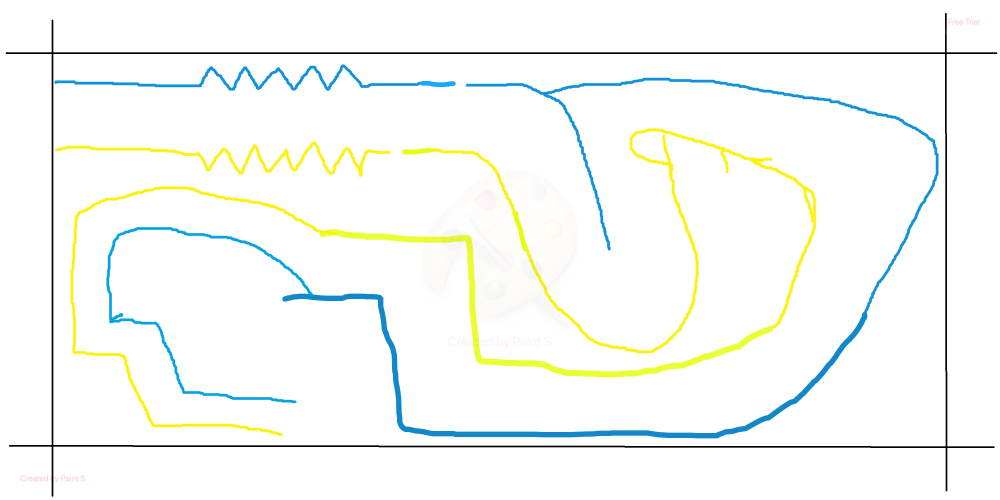
#> input picture simulation_image_input/fullScaleGlare_215_351_0.jpg, 3000 x 1500 px (shown at 1/3 size)
$ python mapSimulation.py
#> lines starting #> are read from the running program, lines starting #| are printed output that depends on the picture
### simAlgorithm.py
"""running simAlgorithm runs the main(), which is different to the main() in mapSimulation.py
mapSimulation.py's main() is typically used and is the actual simulator
simAlgorithm.py's main() is used for debugging and code development.
"""

import cv2 as cv
#from cv2 import aruco
import numpy as np
import sys
import matplotlib.pyplot as plt
import scipy as scipy
import time

np.set_printoptions(threshold=sys.maxsize)

EACH_STEP = True # This value is set in mapSimulation.py and used for debugging
def set_EACH_STEP(value:bool):
    global EACH_STEP
    EACH_STEP = value
    print("Enter/exit debug mode. EACH_STEP: ", EACH_STEP)

class TrackObject(object):
    #to select pixels of certain colour from a picture
    LOWER = 0
    UPPER = 1
    YELLOW_HSV = np.array([[20, 40, 70], [40, 255, 255]])
    BLUE_HSV = np.array([[100, 70, 80], [130, 255, 255]])

    #for debugging to annotate the track
    GREEN = (0, 255, 0)  # in BGR
    BLACK = (0, 0, 0)
    RED = (0, 0, 255)

    #index of array to select the type of track object
    LEFTTRACK = 0 #yellow
    RIGHTTRACK = 1 #blue
    OBSTACLE = 2 #purple
    CAR = 3 #red

    LIST_OF_TYPES = [LEFTTRACK, RIGHTTRACK]
    NUM_TYPES = len(LIST_OF_TYPES)

    colourBounds = {
        LEFTTRACK: BLUE_HSV,
        RIGHTTRACK: YELLOW_HSV,
    }

class Car(object):
    #maintain gap algorithm parameters
    # prevIsLeft = False
    state = "FOLLOW" #"TURN RIGHT", "TURN LEFT", "DRIVE STRAIGHT (LEFT)", "DRIVE STRAIGHT (RIGHT)"
    OPTIMAL_SIDE_DISTANCE = 40
    SEGMENT_SIZE = 5 #be a factor of 180

    WINDOW_HEIGHT = 240
    WINDOW_WIDTH = 200
    MAX_Y = round(WINDOW_HEIGHT / 2)
    MAX_X = round(WINDOW_WIDTH / 2)
    MAX_RANGE = np.sqrt(MAX_X**2 + MAX_Y**2)

obj = TrackObject()
car = Car()

# [7 lines left out: function points_from_canny, not called in this run]

def points_from_contour(mask):
    """turns a line into contour/outline points
    This is an alternative method to points_from_skeleton()
    """
    contours, hierarchy = cv.findContours(mask, cv.RETR_EXTERNAL, cv.CHAIN_APPROX_SIMPLE)
    # cv.drawContours(frame, contours, -1, (255, 0, 0), 3)

    contourArray = np.zeros((0, 2)) #just an empty array
    for c in contours:
        if cv.contourArea(c) > 100: #finds only the contours which are large (noise rejection)
            contourArray = np.concatenate((contourArray, np.squeeze(c)))

    # print("length of contourArray: ", len(contourArray))
    return contourArray[::, 0], contourArray[::, 1]

def blur_n_mask(frame, bounds):
    frame = cv.blur(frame, (6,6)) #to fill in small gaps/imperfections in the image
    hsv = cv.cvtColor(frame, cv.COLOR_BGR2HSV)
    mask = cv.inRange(hsv, bounds[obj.LOWER], bounds[obj.UPPER])
    if EACH_STEP:
        # cv.imshow("mask, with bounds: " + str(bounds), mask)
        dummy = 0
    return mask

def split_into_two_cameras(frame):
    cropMask = np.zeros_like(frame)

    # rejects anypoints behind the car, since our car cannot see what is behind it
    height_cutoff = frame.shape[0] // 2
    cropMask[ :height_cutoff, :] = [255, 255, 255]
    cropMask[height_cutoff: , :] = [0, 0, 0]
    frontFrame = cv.bitwise_and(frame, cropMask)

    # splitting the image into left and right halves, to simulate that we have two cameras
    width_cutoff = frame.shape[1] // 2
    cropMask[ : , :width_cutoff] = [255, 255, 255]
    cropMask[ : , width_cutoff:] = [0, 0, 0]
    leftFrame = cv.bitwise_and(frontFrame, cropMask)
    cropMask[ :, :width_cutoff] = [0, 0, 0]
    cropMask[ :, width_cutoff:] = [255, 255, 255]
    rightFrame = cv.bitwise_and(frontFrame, cropMask)

    return leftFrame, rightFrame

def send_to_camera(frame, stepNum):
    leftFrame, rightFrame = split_into_two_cameras(frame)
    # cv.imshow('leftFrame', leftFrame)
    # cv.imshow('rightFrame', rightFrame)
    if EACH_STEP:
        # cv.imshow("left half pic" + str(stepNum), leftFrame)
        dummy = 0 #just a filler

    #initialising some numpy arrays. See explanation for how to use the variables in the documentation under the first heading
    leftX = np.zeros(obj.NUM_TYPES, dtype=np.ndarray)
    rightX = np.zeros(obj.NUM_TYPES, dtype=np.ndarray)
    leftY = np.zeros(obj.NUM_TYPES, dtype=np.ndarray)
    rightY = np.zeros(obj.NUM_TYPES, dtype=np.ndarray)

    for objType in obj.LIST_OF_TYPES:
        bounds = obj.colourBounds[objType]
        leftMask = blur_n_mask(leftFrame, bounds)
        rightMask = blur_n_mask(rightFrame, bounds)
        # express objects in picture into points with x,y coordinates
        leftX[objType], leftY[objType] = points_from_contour(leftMask)
        rightX[objType], rightY[objType] = points_from_contour(rightMask)

        # leftX[objType], leftY[objType] = points_from_canny(leftMask)
        # rightX[objType], rightY[objType] = points_from_canny(rightMask)

    return leftX, leftY, rightX, rightY

def SIM_get_target_position(frame, stepNum):
    # express objects in picture into points with x,y coordinates
    leftX, leftY, rightX, rightY = send_to_camera(frame, stepNum)

    # algorithm for processing coordinate. MOST of the code development is with the function below
    # targetX, targetY = quick_path_search(frame, stepNum, leftX[obj.LEFTTRACK], leftY[obj.LEFTTRACK], rightX[obj.RIGHTTRACK], rightY[obj.RIGHTTRACK])
    targetX, targetY = quick_path_search(frame, stepNum, leftX, leftY, rightX, rightY)

    #displays the  targetX, targetY in the car's frame
    if EACH_STEP:
        # correct for the offset, so the origin at the top left of the image
        (width, height) = (frame.shape[1], frame.shape[0])
        picTargetX = targetX + width / 2
        picTargetY = targetY + height / 2

        debugCroppedFrame = frame.copy() #do NOT annote on frame, which is reserved for analysis
        cv.circle(debugCroppedFrame, (round(picTargetX), round(picTargetY)), 7, obj.GREEN, -1)
        #to see which side is seen by the left camera, and which by the right camera:
        cv.line(debugCroppedFrame, (round(width / 2), 0), (round(width / 2), height), obj.RED, 1)
        cv.imshow("cropped pic" + str(stepNum), debugCroppedFrame)

    return targetX, targetY

def quick_path_search(frame, stepNum, leftX, leftY, rightX, rightY):
    '''
    This looks the point with the greatest y value from the left and the right cameras, then averages their positions to find a midpoint
    '''
    # the following if statement tells it to got straight if it can't find any points. probably not ideal.
    #if leftPoints[0] == [] and rightPoints[0] == []:
    #    return 0,0
    leftPoints = [(leftX[obj.LEFTTRACK] - car.MAX_X).tolist(), (leftY[obj.LEFTTRACK] - car.MAX_Y).tolist()]
    rightPoints = [(rightX[obj.RIGHTTRACK] - car.MAX_X).tolist(), (rightY[obj.RIGHTTRACK] - car.MAX_Y).tolist()]

    if leftPoints[0] == [] and rightPoints[0] == []: #if there is no data
        furthestPointX = 2
        furthestPointY = -10
    elif len(leftPoints[0]) < len(rightPoints[0]): #if there is more data on the right than on the left
        #use right data
        furthestPointX = min(rightPoints[0])
        furthestPointY = rightPoints[1][rightPoints[0].index(furthestPointX)]
        furthestPointX -= 40
    else:
        #use left data
        furthestPointX = max(leftPoints[0])
        furthestPointY = leftPoints[1][leftPoints[0].index(furthestPointX)]
        furthestPointX += 40

    # simulator adjustments (separate from the algorithm)
    normalise = np.sqrt(furthestPointX**2 + furthestPointY**2)
    if furthestPointY == 0:
        angle = np.rad2deg(np.arctan2(-0.01, furthestPointX))
    else:
        angle = np.rad2deg(np.arctan2(furthestPointY, furthestPointX))
    STEP_SIZE = 30
    if normalise == 0:
        normalisedX = 0
        normalisedY = -3
        if EACH_STEP:
            print("very little progress at StepNum: ", stepNum)
    elif angle > -45:
        normalisedX = STEP_SIZE * np.cos(np.deg2rad(-45))
        normalisedY = STEP_SIZE * np.sin(np.deg2rad(-45))
        if EACH_STEP:
            print("capped to -45 degrees turn at StepNum: ", stepNum)
    elif angle < -135:
        normalisedX = STEP_SIZE * np.cos(np.deg2rad(-135))
        normalisedY = STEP_SIZE * np.sin(np.deg2rad(-135))
        if EACH_STEP:
            print("capped to -135 degrees turn at StepNum: ", stepNum)
    else:
        normalisedX = round(furthestPointX / normalise * STEP_SIZE)
        normalisedY = round(furthestPointY / normalise * STEP_SIZE)


    # for debugging and graphical display
    if EACH_STEP:
        plt.suptitle("At stepNum: " + str(stepNum))
        #displays the rectangular coordinates
        plt.scatter(leftPoints[0], leftPoints[1], label = "leftTrack", color = "blue")
        plt.scatter(rightPoints[0], rightPoints[1], label = "rightTrack", color = "yellow")
        plt.scatter(normalisedX, normalisedY, label="target")
        plt.scatter(furthestPointX, furthestPointY, label="furthest (X, Y)")
        plt.xlabel('x (px)')
        plt.ylabel('y (px)')
        plt.axis('scaled')
        plt.legend()
        plt.show()
    return normalisedX, normalisedY

########################################
"""running simAlgorithm runs the main(), which is different to the main() in mapSimulation.py
mapSimulation.py's main() is typically used and is the actual simulator
simAlgorithm.py's main() is used for debugging and code development.
"""
def main():
    print("please run the code in mapSimulation.py")

# [2 lines that do not run on import are left out]

### mapSimulation.py
"""IMPORTANT INFORMATION
In the ./documentation folder, there is a manual for this simulator (mapSimulation manual.pdf).
You may find it helpful.

To run this code correctly, mapSimulation.py must be in the current directory, since I (Jack) used
a relative file path for cv.imread() and included libraries as packages

The input images are stored in the simulation_img. These images made using MS paint, look at
the examples in the folder.
"""

import cv2 as cv

# from cv2 import aruco
import numpy as np
import sys
import matplotlib.pyplot as plt
from scipy import stats
import time

import simAlgorithm

EACH_STEP = False # set to true for debugging, it shows images from each cycle/step of simulation

GREEN = (0, 255, 0)  # in BGR
BLUE = (255, 0, 0)
BLACK = (0, 0, 0)
WINDOW_HEIGHT = 240
WINDOW_WIDTH = 200
# length of window. Window is the square section of the map that the car sees,
# since it cannot see the entire map at once.
WINDOW_DIAGONAL = (int)(np.sqrt(WINDOW_HEIGHT**2 + WINDOW_WIDTH**2) + 1)


def crop_image(frame, newDimension, origin=None):
    """crops an image

        Args:
        frame (np.array): typically the return value of cv.imread()
        newDimension (tuple): (height, width) coordinates
        origin (tuple, optional): centre of the cropped image as (x,y) coordinates

     Returns:
        np.array: cropped image
    """
    height, width = newDimension
    halfHeight, halfWidth = (height / 2, width / 2)
    if origin == None:
        oldHeight, oldWidth = frame.shape[:2]
        (x, y) = (oldWidth / 2, oldHeight / 2)
    else:
        (x, y) = origin
    return frame[int(y - halfHeight) : int(y + halfHeight), int(x - halfWidth) : int(x + halfWidth)]

def rotate_image(frame, angle):
    # rotate image
    height, width = frame.shape[:2]
    center = (width / 2, height / 2)
    matrix = cv.getRotationMatrix2D(center, angle, 1)
    rotatedImage = cv.warpAffine(frame, matrix, (width, height))
    return crop_image(rotatedImage, (WINDOW_HEIGHT, WINDOW_WIDTH))  # crop it to a square

def homogenous_frame_transform(inputX, inputY, dx, dy, theta):
    #you can Google homogenous_frame_transform, if you don't know what it is.
    #it is used to change from one coordinate system to another

    rad = np.deg2rad(theta)
    mapToCarM = np.array([[np.cos(rad), -np.sin(rad), dx],
                        [np.sin(rad), np.cos(rad), dy],
                        [0, 0, 1]])
    carCoordinate = np.zeros((3, 1))
    P = np.array([[inputX,], [inputY,], [1,]])
    carCoordinate = np.matmul(mapToCarM, P)
    return float(carCoordinate[0]), float(carCoordinate[1])

def car_to_map_frame(carX, carY, dx, dy, theta):
    # changes from the car's to map's coordinate frames
    # rotate
    rotX, rotY = homogenous_frame_transform(carX, carY, 0, 0, theta)
    # translate
    finalX, finalY = homogenous_frame_transform(rotX, rotY, dx, dy, 0)
    return finalX, finalY

def set_bounded_value(value, aMin, aMax):
    if value > aMax:
        return aMax
    if value < aMin:
        return aMin
    else:
        return value

class MapSimulation:
    def __init__(self, imageName, x:int=None, y:int=None, heading:int=None):
        (self.x, self.y, self.heading) = (x, y, heading)
        self.check_init_conditions(imageName)
        self.frame = cv.imread("./simulation_image_input/" + imageName)
        self.displayFrame = self.frame.copy() #frame is used for CV analysis.
        # displayFrame is used for display, and is annotated on. The visual annotation interferes with analysis.
        # Thus, we have separate frames for display and analysis
        cv.circle(self.displayFrame, (self.x, self.y), 7, BLACK, -1)

    def isInteger(self, string):
        if string[0] == '-': #if a negative number
            return string[1:].isdigit()
        else:
            return string.isdigit()

    def check_init_conditions(self, imageName):
        splited = imageName.split(".") #removes the .jpg
        splited = splited[0].split("_")
        if len(splited) >= 4:
            if self.isInteger(splited[-3]) and self.x == None:
                self.x = int(splited[-3])
            if self.isInteger(splited[-2]) and self.y == None:
                self.y = int(splited[-2])
            if self.isInteger(splited[-1]) and self.heading == None:
                self.heading = int(splited[-1])
        else:
            if type(self.x) == None or self.y == None or self.heading == None:
                print("ERROR: Image name: ", imageName, " is not valid, it needs to be include \
                    the initial conditions in the form: <filename>_<x>_<y>_<heading>.jpg")

    def next_point(self, stepNum):
        x = self.x
        y = self.y

        # crop image
        cropped = crop_image(self.frame, (WINDOW_DIAGONAL, WINDOW_DIAGONAL), origin=(x, y))
        # rotate image
        rotated = rotate_image(cropped, 90 + self.heading)

        carX, carY = simAlgorithm.SIM_get_target_position(rotated, stepNum)
        newX, newY = car_to_map_frame(carX, carY, x, y, 90 + self.heading)

        self.heading = float(np.rad2deg(np.arctan2(newY - self.y, newX - self.x)))
        newX, newY = self.check_bounds(newX, newY) #to make sure the car does not go off the map

        #displays the new position of the car
        cv.line(self.displayFrame, (round(x), round(y)), (round(newX), round(newY)), GREEN, 3)
        if stepNum % 10 == 0:
            circleColour = BLUE
            org = round(newX), round(newY + 3)
            cv.putText(self.displayFrame, str(stepNum), org, cv.FONT_HERSHEY_SIMPLEX, 1, BLUE, 2, cv.LINE_AA)
        else:
            circleColour = GREEN
        cv.circle(self.displayFrame, (round(newX), round(newY)), 7, circleColour, -1)

        (self.x, self.y) = (newX, newY)
        if EACH_STEP:
            print("StepNum: ", stepNum, " carX, Y: ",  carX, carY)
            print("heading: ", round(self.heading), "(x, y): ", self.x, self.y)

    def check_bounds(self, x, y):
        """It checks if the point is out of bounds. If yes, it corrects for it.
        There needs to be sufficient space for the WINDOW_DIAGONAL
        The black lines on the ./simulation_image_input/yellowMapInit.jpg marks the bounds
        """
        height, width = self.frame.shape[:2]
        boundedY = set_bounded_value(y, WINDOW_DIAGONAL / 2, height - WINDOW_DIAGONAL / 2)
        boundedX = set_bounded_value(x, WINDOW_DIAGONAL / 2, width - WINDOW_DIAGONAL / 2)
        if (boundedX != x or boundedY != y):
            print("going out of bounds!!")
        return float(boundedX), float(boundedY)

    def show_result(self):
        resized = cv.resize(self.displayFrame, (1200, 600))
        cv.imshow("displayFrame", resized)


def main():
    global EACH_STEP
    simAlgorithm.set_EACH_STEP(EACH_STEP)
    imageName = "fullScaleGlare_215_351_0.jpg"
    # sim = MapSimulation(imageName, x=1999, y=275, heading=45)
    # sim = MapSimulation(imageName, x=215, y=370, heading=20)
    sim = MapSimulation(imageName)
#> in __init__, self.frame is the input picture: shape (1500, 3000, 3); mean B, G, R 246.7, 250, 247.5

    prevTime = time.time() #for measuring processing time of the algorithm.
    # cv.imshow() and plt.show() add lag
    savedEACH_STEP = EACH_STEP
    for stepNum in range(5 if savedEACH_STEP else 270):
        if stepNum == -1: #switch to bebug mode. -1 to turn this off
            EACH_STEP = True
            simAlgorithm.set_EACH_STEP(True)
            prevTime = time.time()
        sim.next_point(stepNum)
        if EACH_STEP:
            sim.show_result()
            print("time to complete cycle: ", time.time() - prevTime)
            prevTime = time.time()
#> this loop made 270 passes
#> pass 1, in next_point, `cropped = crop_image(self.frame, (WINDOW_DIAGONAL, WINDOW_DIAGONAL), o..`:
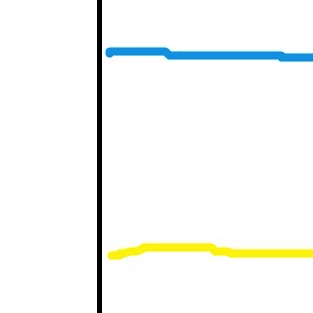
#> cropped: shape (313, 313, 3); mean B, G, R 245.8, 248.7, 246.5
#> pass 1, in rotate_image, `rotatedImage = cv.warpAffine(frame, matrix, (width, height))`:
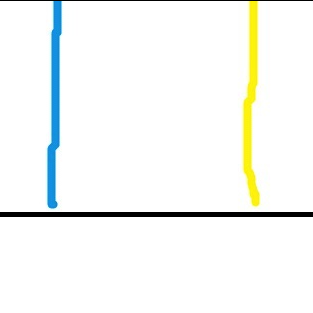
#> rotatedImage: shape (313, 313, 3); mean B, G, R 245, 247.8, 245.7
#> pass 1, in next_point, `rotated = rotate_image(cropped, 90 + self.heading)`:
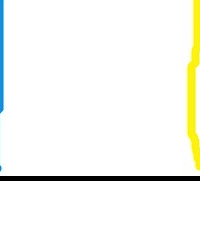
#> rotated: shape (240, 200, 3); mean B, G, R 242.6, 248.3, 247.4
#> pass 1, in split_into_two_cameras, `frontFrame = cv.bitwise_and(frame, cropMask)`:
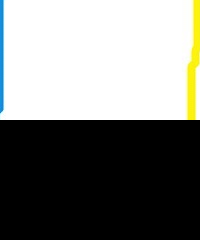
#> frontFrame: shape (240, 200, 3); mean B, G, R 122.3, 126.3, 125.4

    sim.show_result()
#> in show_result, `resized = cv.resize(self.displayFrame, (1200, 600))`:
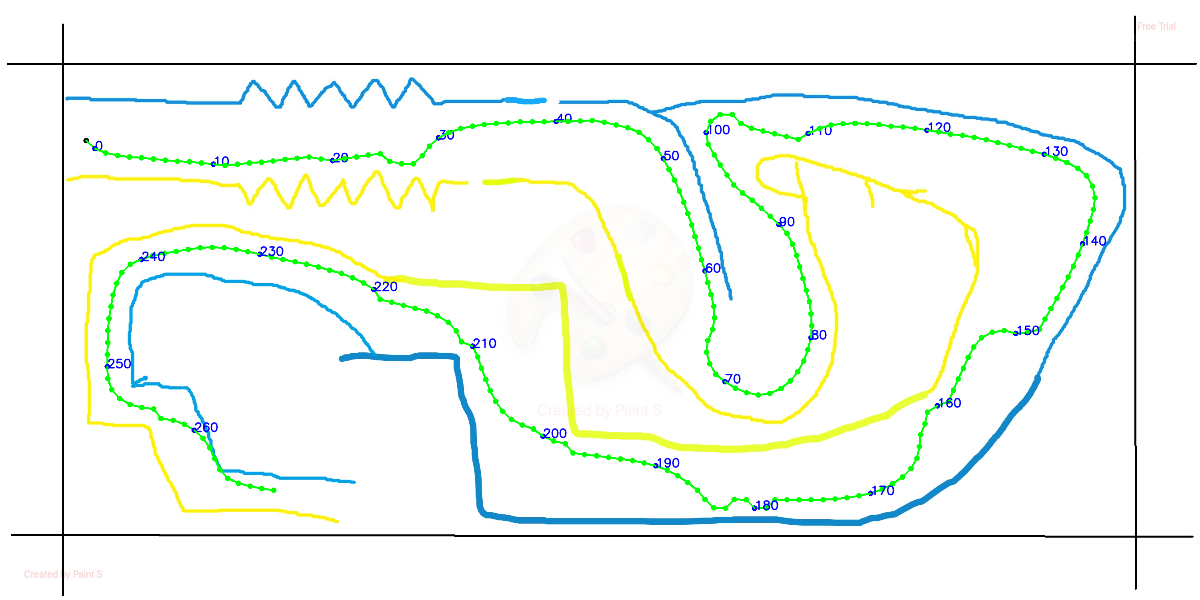
#> resized: shape (600, 1200, 3); mean B, G, R 243.4, 249.2, 243.4
#> in show_result, `resized = cv.resize(self.displayFrame, (1200, 600))`:
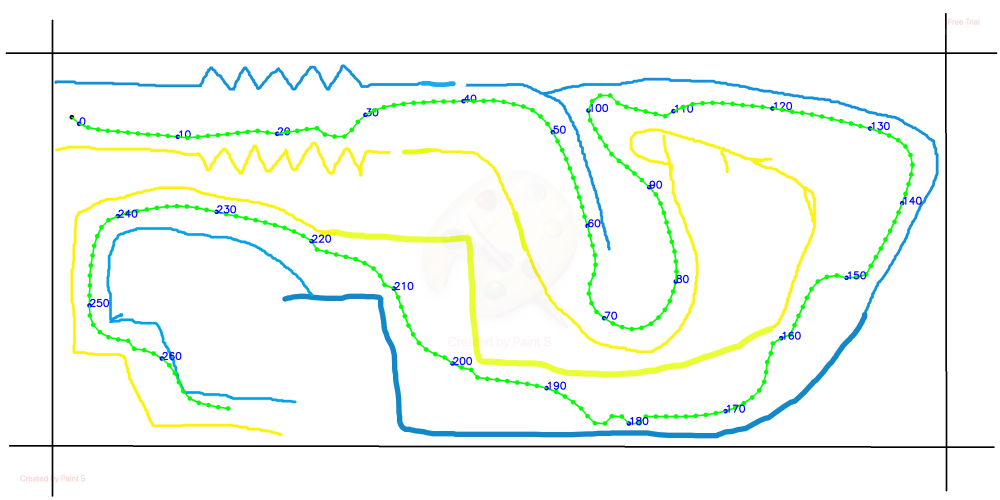
#> self.displayFrame: shape (1500, 3000, 3) (shown at 1/3 size); mean B, G, R 243.4, 249.2, 243.4
    # cv.imshow("original frame", sim.frame)
    c = cv.waitKey(0)
#> (key Esc is pressed here)

if __name__ == "__main__":
    main()
